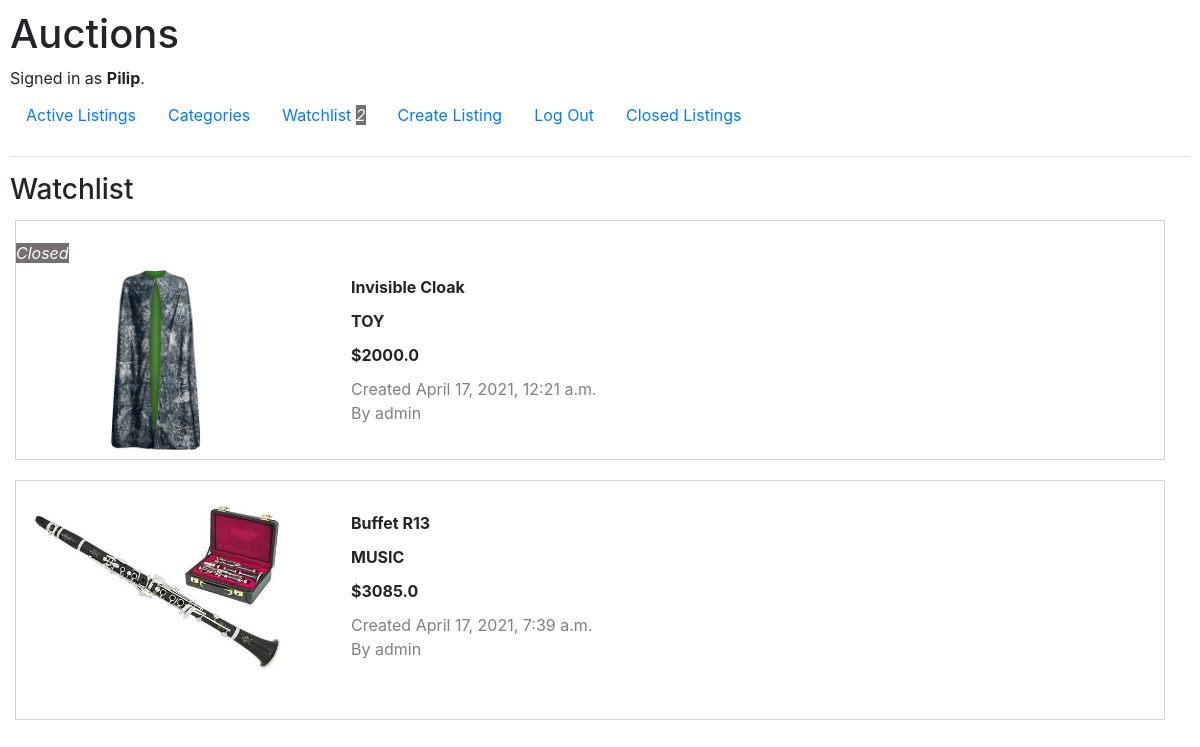
/watchlist (signed in), run on an earlier commit of the app's database.
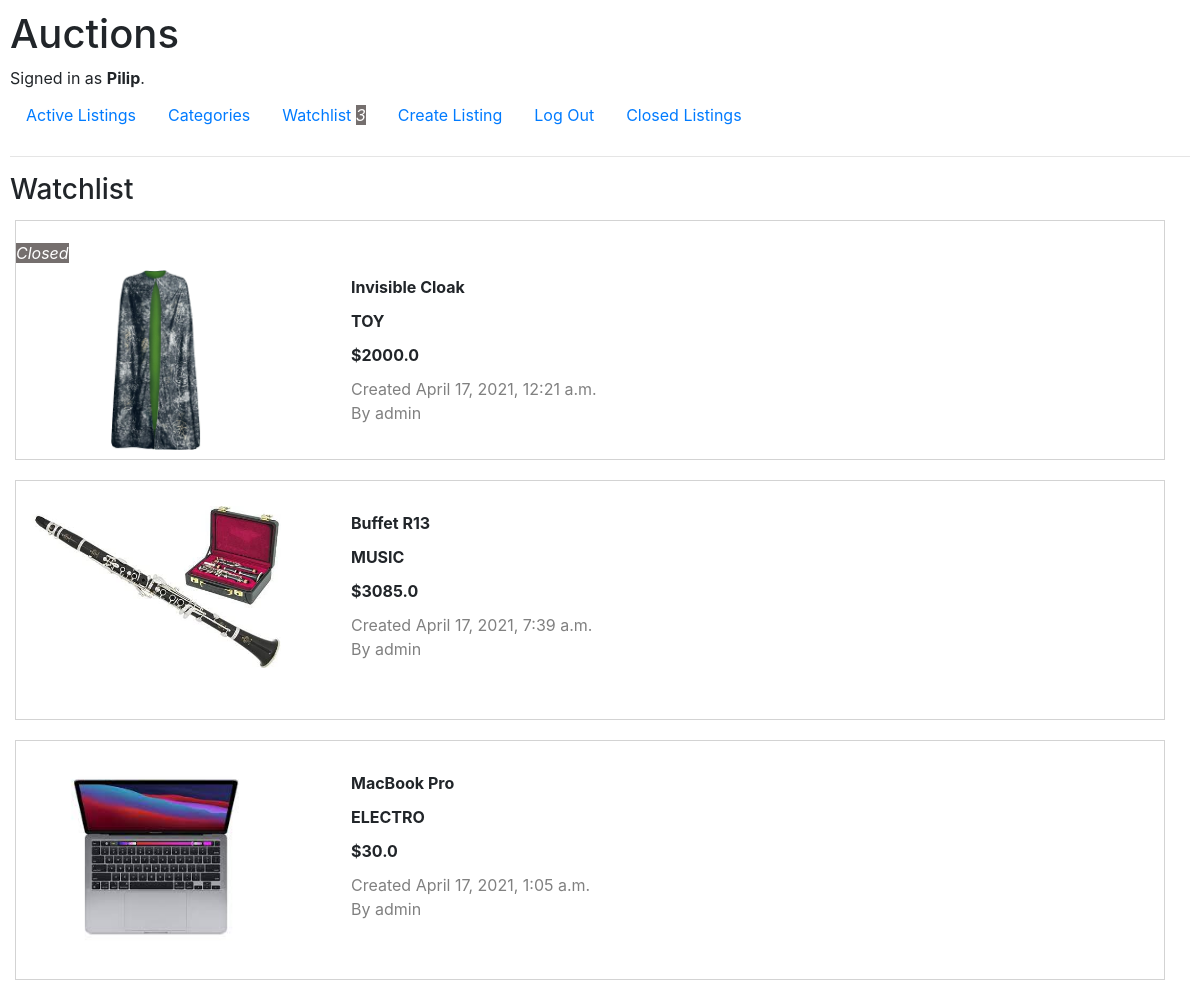
And on a later commit of the database.
### auctions/models.py (models this page shows)
class Watchlist(models.Model):
    watcher = models.ForeignKey(User, on_delete=models.CASCADE, related_name="watcher")
    item = models.ForeignKey(Listing, on_delete=models.CASCADE, related_name="watchlist_item")

class Listing(models.Model):
    CATEGORY = [
        ("COLTBLE", "Collectible & art"),
        ("ELECTRO", "Electronics"),
        ("FASHION", "Fashion"),
        ("HOME", "Home & garden"),
        ("MUSIC", "Musical Instruments & gear"),
        ("TOY", "Toys & hobbies")
    ]
    YES_NO = [ ("YES", "Yes"), ("NO", "No") ]
    title = models.CharField(max_length=64)
    category = models.CharField(null=True, blank=True, max_length=10, choices=CATEGORY, default="TOY")
    description = models.CharField(null=True, blank=True, max_length=255)
    price = models.DecimalField(max_digits=7, decimal_places=1)
    photo = models.ImageField(null=True, blank=True, upload_to='images/')
    active_listing = models.CharField(max_length=3, choices=YES_NO, default="YES")
    listed_by = models.ForeignKey(User, on_delete=models.CASCADE,related_name="user" )
    listing_datetime = models.DateTimeField(auto_now_add=True, blank=True)
    watchlist = models.CharField(max_length=3, choices=YES_NO, default="NO")
    starting_bid = models.DecimalField(max_digits=7, decimal_places=1, default=1.0)

class User(AbstractUser):
    pass

### auctions/views.py (the view)
# urls.py: path("watchlist", views.watchlist, name="watchlist"),
@login_required()
def watchlist(request):
    watchlists = Watchlist.objects.filter(watcher=request.user.id).all()
    return render(request, "auctions/watchlist.html", {
        "watchlists": watchlists,
        "watchlist_count": utils.get_watchlist_count(request)
    })

### auctions/utils.py (called while the page is built)
def get_watchlist_count(request):
    listing = Listing.objects.filter(active_listing="YES")
    if request.user.is_authenticated:
        user = User.objects.get(pk=request.user.id)
        watchlist_count = Watchlist.objects.filter(watcher=user.id).count()
    else:
        watchlist_count = 0
    return str(watchlist_count)

### auctions/templates/auctions/watchlist.html (shortened to what this page needs)
{% extends 'auctions/layout.html' %}
{% block body %}
    <h3>Watchlist</h3>
    <ul>
        {% for watchlist in watchlists %}
            <div class="listing">
                {% if watchlist.item.active_listing == "NO" %}
                    <li><span class="watchlist">Closed</span></li>
                {% endif %}
                {% if watchlist.item.photo %}
                    <li><a href="{% url 'listing_page' listing_id=watchlist.item.id %}">
                        <img src="{{watchlist.item.photo.url}}"></a></li>
                {% else %}
                    <li><a href="{% url 'listing_page' listing_id=watchlist.item.id %}"></a>
                        <img alt="No Image yet!"></li>
                {% endif %}
                <li class="listing-item"><a href="{% url 'listing_page' listing_id=watchlist.item.id %}">
                    {{watchlist.item.title}}</a></li>
                <li class="listing-item"><a href="{% url 'listing_page' listing_id=watchlist.item.id %}">
                    {{watchlist.item.category}}</a></li>
                <li class="listing-item"><a href="{% url 'listing_page' listing_id=watchlist.item.id %}">
                    ${{watchlist.item.price}}</a></li>
                <li class="listing-item-gray"><a href="{% url 'listing_page' listing_id=watchlist.item.id %}">
                    Created {{watchlist.item.listing_datetime}}</a></li>
                <li class="listing-item-gray"><a href="{% url 'listing_page' listing_id=watchlist.item.id %}">
                    By {{watchlist.item.listed_by}}</a></li>
            </div>
        {% empty %}
            <li>No watchlist!</li>
        {% endfor %}
    </ul>
{% endblock %}

### auctions/templates/auctions/layout.html (shortened to what this page needs)
{% load static %}
<!DOCTYPE html>
<html lang="en">
    <head>
        <link rel="stylesheet" href="https://stackpath.bootstrapcdn.com/bootstrap/4.4.1/css/bootstrap.min.css">
        <link href="{% static 'auctions/styles.css' %}?{% now 'U' %}" rel="stylesheet">
    </head>
    <body>
        <h1>Auctions</h1>
        <div>
            {% if user.is_authenticated %}
                Signed in as <strong>{{ user.username }}</strong>.
            {% else %}
                Not signed in.
            {% endif %}
        </div>
        <ul class="nav">
            <li class="nav-item">
                <a class="nav-link" href="{% url 'index' %}">Active Listings</a>
            </li>
            <li class="nav-item">
                <a class="nav-link" href="{% url 'categories' %}">Categories</a>
            </li>
            <li class="nav-item">
                <a class="nav-link" href="{% url 'watchlist' %}">
                    Watchlist {% if watchlist_count != "0" %}<span class="watchlist">{{watchlist_count}}</span>{% endif %}</a>
            </li>
            {% if user.is_authenticated %}
                <li class="nav-item">
                    <a class="nav-link" href="{% url 'create_listing' %}">Create Listing</a>
                </li>
                <li class="nav-item">
                    <a class="nav-link" href="{% url 'logout' %}">Log Out</a>
                </li>
            {% endif %}
            <li class="nav-item">
                <a href="{% url 'closed_listing' %}" class="nav-link">Closed Listings</a>
            </li>
        </ul>
        <hr>
        {% block body %}
        {% endblock %}
    </body>
</html>

What changed in the data, as far as the page shows it:
added Watchlist: item.photo (picture), item "MacBook Pro", item.category "ELECTRO", item.price "30.0", item.listing_datetime "April 17, 2021, 1:05 a.m.", item.listed_by "admin"
Also different on the page:
{{ watchlist_count }}: "2" → "3"
